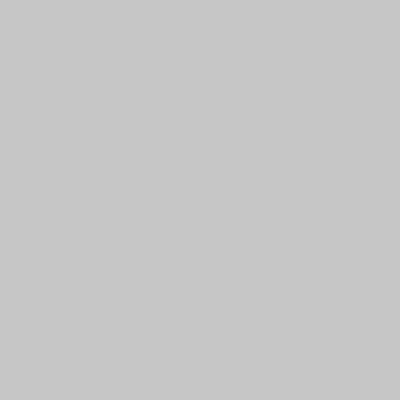
Frame 1 (no input)
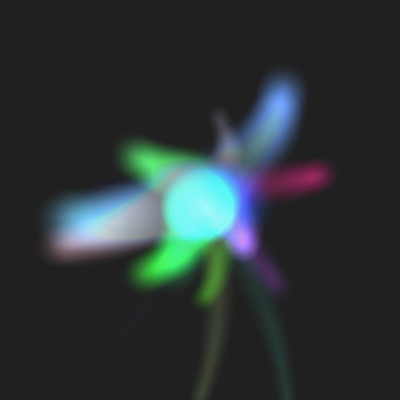
Frame 60 (the mouse pressed at the canvas centre just before this capture)
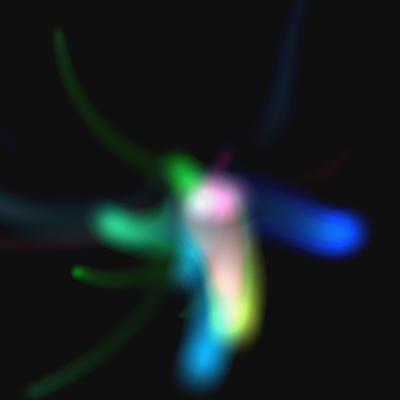
Frame 120 (the mouse held since frame 60 and released just before this capture)

The Processing sketch that drew these frames (run headless with seeded random() and noise(); from frame 60 on, the mouse is pressed at the canvas centre):

// Processing sketch: processing_122390
// ── processing_122390.pde

final int MAX_PARTICLE = 20;
PVector[] p = new PVector[MAX_PARTICLE];
PVector[] v = new PVector[MAX_PARTICLE];
float[] s = new float[MAX_PARTICLE];
boolean[] l = new boolean[MAX_PARTICLE];
PVector[] c= new PVector[MAX_PARTICLE];
float[] a = new float[MAX_PARTICLE];


void setup(){
  size(400, 400);
  fill(0, 8);
  noStroke();
  
  for(int i = 0; i < MAX_PARTICLE; i++){
    p[i] = new PVector();
    v[i] = new PVector();
    l[i] = false;
    s[i] = 0;
    c[i] = new PVector();
    a[i] = 0;
  }
}

void draw(){
  loadPixels();
  
  for(int i = 0; i < MAX_PARTICLE; i++){
    if(l[i]){
      p[i].add(v[i]);
      p[i].add(cos(radians(a[i])), sin(radians(a[i])), 0);
      a[i] += 3;
      int minX = (int)max(0, p[i].x - s[i] / 2);
      int maxX = (int)min(width, p[i].x + s[i] / 2);
      int minY = (int)max(0, p[i].y - s[i] / 2);
      int maxY = (int)min(height, p[i].y + s[i] / 2);
      for(int x = minX; x < maxX; x++){
        for(int y = minY; y < maxY; y++){
          float sx = x - p[i].x;
          float sy = y - p[i].y;
          float rr = sqrt(sx * sx + sy * sy);
          int r = (int)red(pixels[y * width + x]);
          int g = (int)green(pixels[y * width + x]);
          int b = (int)blue(pixels[y * width + x]);
          
          r += max(0, s[i] / 2 - rr) * c[i].x;
          g += max(0, s[i] / 2 - rr) * c[i].y;
          b += max(0, s[i] / 2 - rr) * c[i].z;
          
          if(r > 255){r = 255;}
          if(g > 255){g = 255;}
          if(b > 255){b = 255;}
          
          pixels[y * width + x] = color(r, g, b);
        }
      }
      s[i] -= 0.5;
      if(s[i] <= 0){
        l[i] = false;
      }
    }
  }
  updatePixels();
  
  for(int i = 0; i < MAX_PARTICLE; i++){
    if(!l[i]){
      setP(i, random(width), height + 50, random(6) - 3, random(6) - 3, random(100));
    }
  }
  
  rect(0, 0, width, height);
}

void setP(int i, float x, float y, float vx, float vy, float size){
  p[i].x = width / 2;
  p[i].y = height / 2;
  v[i].x = vx;
  v[i].y = vy;
  s[i] = size;
  l[i] = true;
  c[i].set(random(1), random(1), random(1));
  a[i] = 0;
}
